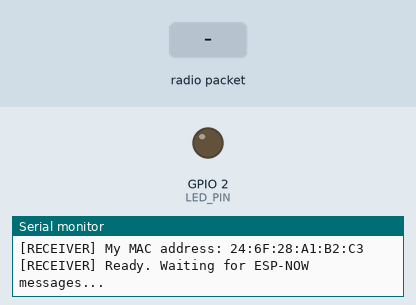
This sketch was run on a simulated ESP32. Shown: output pins drawn as LEDs (lit = HIGH), the last lines printed to the serial monitor. Dashed ring = blinking. The inputs (shaded band) are chosen by the test bench.

Above: at 2.2 s.
2.3 s: radio packet "1" arrives
At 2.4 s:
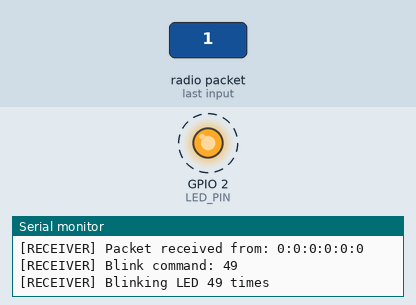
Timing chart, 0 to 11.3 s (numbered marks = the images above; inputs shaded):
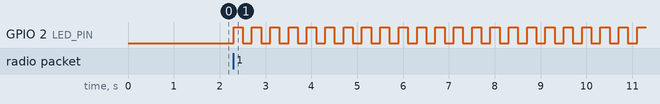

The sketch:

receiver.ino
```cpp
#include <WiFi.h>
#include <esp_now.h>

#define LED_PIN 2   // onboard LED on many ESP32 devkits (often labeled D2)z

// Simple message: just the blink count
typedef struct __attribute__((packed)) {
  uint8_t count;
} Message;

volatile uint8_t pendingBlinkCount = 0;
volatile bool hasNewCommand = false;

// ESP-NOW receive callback
void onDataRecv(const uint8_t *mac, const uint8_t *incomingData, int len) {
  Serial.print("[RECEIVER] Packet received from: ");
  for (int i = 0; i < 6; i++) {
    if (i) Serial.print(":");
    Serial.print(mac[i], HEX);
  }
  Serial.println();

  if (len != sizeof(Message)) {
    Serial.print("[RECEIVER] Invalid message size: ");
    Serial.println(len);
    return;
  }

  Message msg;
  memcpy(&msg, incomingData, sizeof(Message));
  Serial.print("[RECEIVER] Blink command: ");
  Serial.println(msg.count);

  pendingBlinkCount = msg.count;
  hasNewCommand = true;
}

void setup() {
  Serial.begin(115200);
  delay(1000);

  pinMode(LED_PIN, OUTPUT);
  digitalWrite(LED_PIN, LOW);

  // ESP-NOW needs station mode
  WiFi.mode(WIFI_STA);

  // Print this board's MAC so you can put it in the sender list
  Serial.print("[RECEIVER] My MAC address: ");
  Serial.println(WiFi.macAddress());  // e.g. "24:6F:28:AA:BB:CC"

  if (esp_now_init() != ESP_OK) {
    Serial.println("[RECEIVER] Error initializing ESP-NOW");
    return;
  }

  esp_now_register_recv_cb(onDataRecv);

  Serial.println("[RECEIVER] Ready. Waiting for ESP-NOW messages...");
}

void loop() {
  // Handle blink command outside of the ESP-NOW callback
  if (hasNewCommand) {
    uint8_t times = pendingBlinkCount;
    hasNewCommand = false;

    Serial.print("[RECEIVER] Blinking LED ");
    Serial.print(times);
    Serial.println(" times");

    for (uint8_t i = 0; i < times; i++) {
      digitalWrite(LED_PIN, HIGH);
      delay(200);
      digitalWrite(LED_PIN, LOW);
      delay(200);
    }

    Serial.println("[RECEIVER] Done blinking");
  }
}
```

Measured:
- after the input at 2.3 s, GPIO 2 (LED_PIN): alternates HIGH for 0.20 s and LOW for 0.20 s, starting at once
